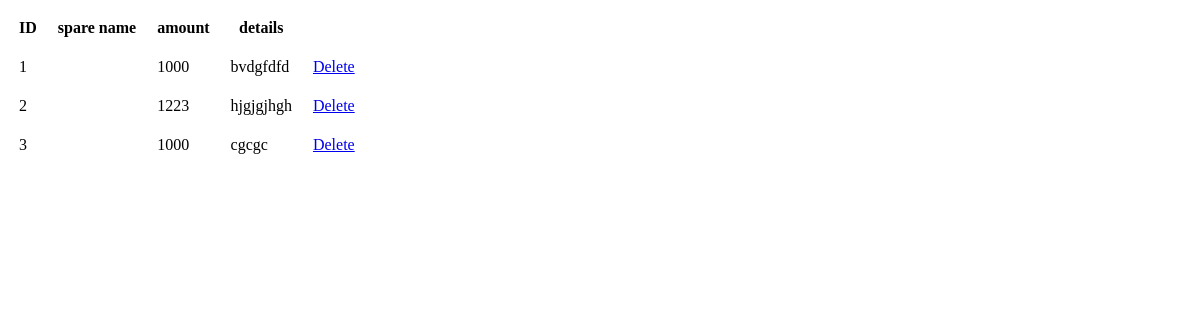
The page /spares/ on the database as committed earlier.
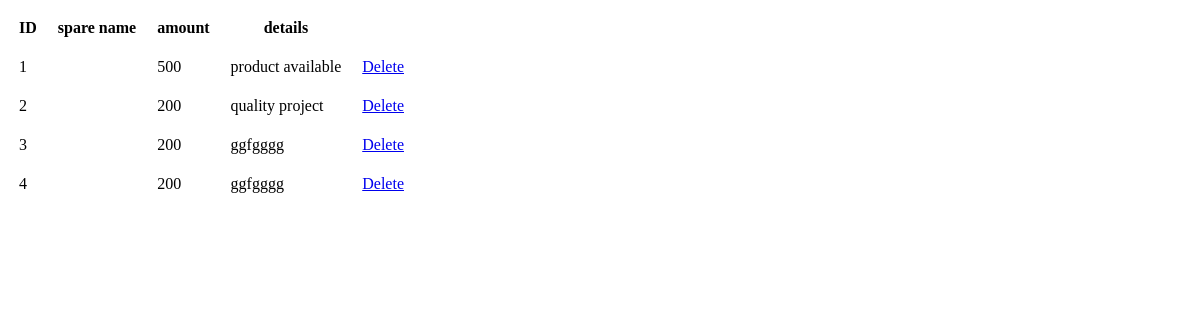
The same page on the database as committed later.
### evapp/models.py (models this page shows)
class SpareTable(models.Model):
    SERVICE = models.ForeignKey(ServiceTable, on_delete=models.CASCADE, null=True, blank=True)
    image = models.FileField(upload_to='spare/', null=True, blank=True)
    Name = models.CharField(max_length=30, blank=True, null=True)
    Amount = models.IntegerField(blank=True, null=True)
    Details = models.CharField(max_length=30, blank=True, null=True)

### evapp/views.py (the view)
# urls.py: path('spares/',Sparepage.as_view(), name="spares"),
class Sparepage(View):
    login_url='/'
    def get(self,request):
        obj = SpareTable.objects.all()
        return render(request, 'sparetable.html',{'obj':obj})

### template/sparetable.html (shortened to what this page needs)
{% load static %}
<html lang="en">
<head>
    <link rel="stylesheet" href="{% static 'css/td.css'%}">
</head>
<body>
    <table>
        <tr>
            <th>ID</th>
            <th>spare name</th>
            <th>amount</th>
            <th>details</th>
            <th></th>
        </tr>
        {% for i in obj %}
        <tr>
            <td>{{ forloop.counter}}</td>
            <td>{{i.STATION.Name}}</td>
            <td>{{i.Amount}}</td>
            <td>{{i.Details}}</td>
            <td><a href="/delete_spare/{{i.id}}">Delete</a>
            </td>
        </tr>
        {% endfor %}
    </table>
</body>
</html>

Rows that differ between the two databases and show on the page:
removed SpareTable: Amount "1000", Details "bvdgfdfd"
removed SpareTable: Amount "1223", Details "hjgjgjhgh"
removed SpareTable: Amount "1000", Details "cgcgc"
added SpareTable: Amount "500", Details "product available"
added SpareTable: Amount "200", Details "quality project"
added SpareTable: Amount "200", Details "ggfgggg"
added SpareTable: Amount "200", Details "ggfgggg"
